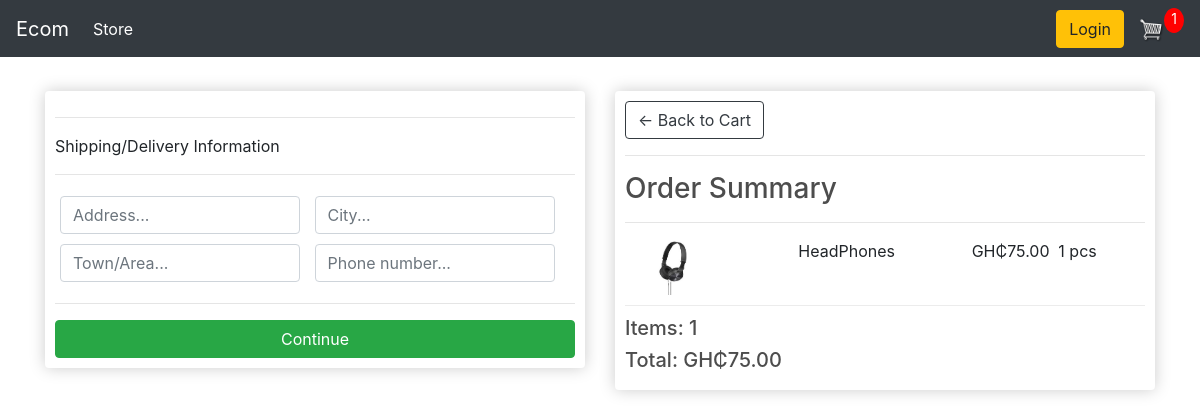
Screenshot of /checkout/ (signed in) with the database file from the repository.
### store/models.py (models this page shows, shortened)
class Order(models.Model):
    customer = models.ForeignKey(Customer, on_delete=models.SET_NULL, null=True, blank=True)
    date_ordered = models.DateTimeField(auto_now_add=True)
    complete = models.BooleanField(default=False, null=True, blank=False)
    transaction_id = models.CharField(max_length=200, null=True)
    @property
    def shipping(self):
        shipping = False
        orderitems = self.orderitem_set.all()
        for i in orderitems:
            if i.product.digital == False:
                shipping = True
        return shipping
    @property
    def get_cart_total(self):
        orderitems = self.orderitem_set.all()
        total = sum([item.get_total for item in orderitems])
        return total
    def get_cart_items(self):
        orderitems = self.orderitem_set.all()
        total = sum([item.quantity for item in orderitems])
        return total

class OrderItem(models.Model):
    product = models.ForeignKey(Product, on_delete=models.SET_NULL, null=True, blank=True)
    order = models.ForeignKey(Order, on_delete=models.SET_NULL, null=True, blank=True)
    quantity = models.IntegerField(null=True, blank=True, default=0)
    date_added = models.DateTimeField(auto_now_add=True)
    @property
    def get_total(self):
        total = self.product.price * self.quantity
        return total

class Product(models.Model):
    name = models.CharField(max_length=200, null=True)
    price = models.DecimalField(max_digits=7, decimal_places=2)
    digital = models.BooleanField(default=False, null=True, blank=True)
    image = models.ImageField(null=True, blank=True)
    @property
    def imageURL(self):
        try:
            url = self.image.url
        except:
            url = ''
        return url

### store/views.py (the view)
# urls.py: path('checkout/', views.checkout, name='checkout'),
def checkout(request):
    if request.user.is_authenticated:
        customer = request.user.customer
        order, created = Order.objects.get_or_create(customer=customer, complete=False)
        items = order.orderitem_set.all()
        cartItems = order.get_cart_items
    else:
        items = []
        order = {'get_cart_total': 0, 'get_cart_items': 0, 'shipping': False}
        cartItems = order['get_cart_items']
    context = {'items': items, 'order': order, 'cartItems': cartItems}
    return render(request, 'store/checkout.html', context)

### store/templates/store/checkout.html (shortened to what this page needs)
{% extends 'store/main.html' %}
{% load static %}
{% block content %}
    <div class="row">
        <div class="col-lg-6">
            <div class="box-element" id="form-wrapper">
                <form id="form">
                    <div id="shipping-info">
                        <hr>
                            <p>Shipping/Delivery Information</p>
                        <hr>
                        <div class="form-field">
                            <input type="text" class="form-control" name="address" placeholder="Address...">
                        </div>
                        <div class="form-field">
                            <input type="text" class="form-control" name="city" placeholder="City...">
                        </div>
                        <div class="form-field">
                            <input type="text" class="form-control" name="town" placeholder="Town/Area...">
                        </div>
                        <div class="form-field">
                            <input type="text" class="form-control" name="number" placeholder="Phone number...">
                        </div>
                    </div>
                    <hr>
                    <input type="submit" id="form-button" class="btn btn-success btn-block" value="Continue">
                </form>
            </div>
            <br>
        </div>
        <div class="col-lg-6">
            <div class="box-element">
                <a href="{% url 'cart' %}" class="btn btn-outline-dark">&#x2190; Back to Cart</a>
                <hr>
                <h3>Order Summary</h3>
                <hr>
                {% for item in items %}
                <div class="cart-row">
                        <div style="flex: 2;"><img class="row-image" src="{{item.product.imageURL}}" alt="" class="row-image"></div>
                        <div style="flex: 2;"><p>{{item.product.name}}</p></div>
                        <div style="flex: 1;"><p>GH₵{{item.product.price|floatformat:2}}</p></div>
                        <div style="flex: 1;"><p>{{item.quantity}} pcs</p></div>
                </div>
                {% endfor %}
                <h5>Items: {{ order.get_cart_items }}</h5>
                <h5>Total: GH₵{{ order.get_cart_total|floatformat:2 }}</h5>
            </div>
        </div>
    </div>
{% endblock content %}

### store/templates/store/main.html (shortened to what this page needs)
<!DOCTYPE html>
{% load static  %}
<html lang="en">
<head>
    <link rel="stylesheet" type="text/css" href="{% static 'css/main.css' %}">
    <link rel="stylesheet" href="https://stackpath.bootstrapcdn.com/bootstrap/4.4.1/css/bootstrap.min.css">
</head>
<body>
    <nav class="navbar navbar-expand-lg navbar-dark bg-dark">
        <a class="navbar-brand" href="{% url 'store' %}">Ecom</a>
        <div class="collapse navbar-collapse" id="navbarSupportedContent">
          <ul class="navbar-nav mr-auto">
            <li class="nav-item active">
              <a class="nav-link" href="{% url 'store' %}">Store <span class="sr-only">(current)</span></a>
            </li>
          </ul>
          <div class="form-inline my-2 my-lg-0">
               <a href="#"class="btn btn-warning">Login</a>
               <a href="{% url 'cart' %}">
                  <img  id="cart-icon" src="{% static 'images/cart.png' %}">
              </a>
              <p id="cart-total">{{cartItems}}</p>
          </div>
        </div>
      </nav>
    <div class="container">
        <br>
        {% block content %}
        {% endblock content %}
    </div>
</body>
</html>

### static/css/main.css (style rules this page uses)
body { background-color: hsl(0, 0%, 98%); }
h1,h2,h3,h4,h5,h6 { color:hsl(0, 0%, 30%); }
.box-element { box-shadow:hsl(0, 0%, 80%) 0 0 16px; background-color: #fff; border-radius: 4px; padding: 10px; }
.bg-dark { background-color: #4f868c!important; }
#cart-icon { width:25px; display: inline-block; margin-left: 15px; }
#cart-total { display: block; text-align: center; color:#fff; background-color: red; width: 20px; height: 25px; border-radius: 50%; font-size: 14px; }
.col-lg-4, .col-lg-6, .col-lg-8, .col-lg-12 { margin-top: 10px; }
.btn { border-radius: 0; }
.row-image { width: 100px; }
.form-field { width:250px; display: inline-block; padding: 5px; }
.cart-row { display: flex; align-items: flex-stretch; padding-bottom: 10px; margin-bottom: 10px; border-bottom: 1px solid #ececec; }

### rows the page displays
Order: id.quantity "1", get_cart_items "1", get_cart_total "75.00"
OrderItem: product.imageURL (picture), product.name "HeadPhones", product.price "75.00", quantity "1"
